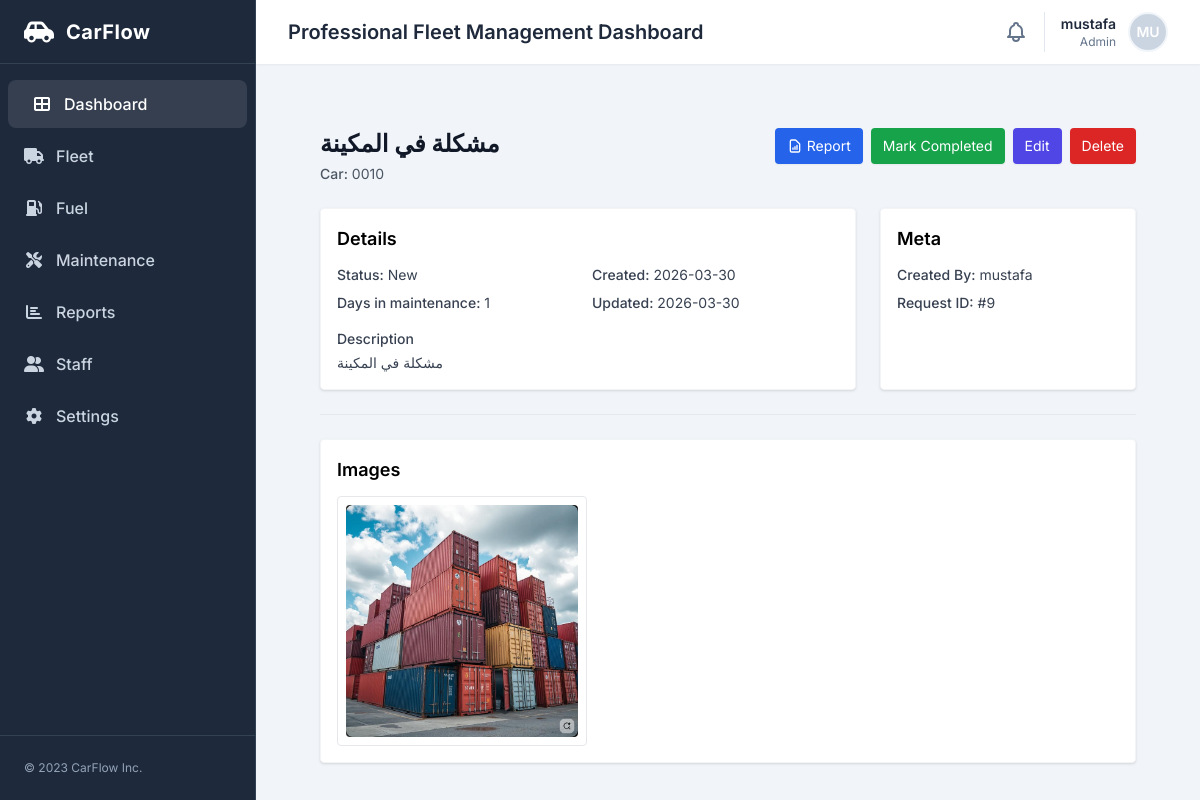
Screenshot of /maintenance/requests/9/ (signed in) with the database file from the repository.
### maintenance/models.py (models this page shows)
class MaintenanceRequest(models.Model):
    STATUS_CHOICES = [
        ("new", "New"),
        ("approved", "Approved"),
        ("in_progress", "In Progress"),
        ("completed", "Completed"),
    ]
    car = models.ForeignKey(
        "fleet.Car",
        on_delete=models.CASCADE,
        related_name="maintenance_requests"
    )
    title = models.CharField(max_length=200)
    description = models.TextField()
    odometer = models.PositiveIntegerField(default=0)
    status = models.CharField(
        max_length=20,
        choices=STATUS_CHOICES,
        default="new",
        db_index=True,
    )
    created_by = models.ForeignKey(
        settings.AUTH_USER_MODEL,
        on_delete=models.SET_NULL,
        null=True
    )
    created_at = models.DateTimeField(auto_now_add=True)
    updated_at = models.DateTimeField(auto_now=True)
    previous_car_status = models.CharField(
        max_length=20,
        choices=Car.STATUS_CHOICES,
        null=True,
        blank=True,
    )
    completion_comment = models.TextField(blank=True)
    completed_at = models.DateTimeField(null=True, blank=True)

class MaintenanceImage(models.Model):
    request = models.ForeignKey(
        MaintenanceRequest,
        on_delete=models.CASCADE,
        related_name="images"
    )
    image = models.ImageField(upload_to="maintenance_images/")
    caption = models.CharField(max_length=200, blank=True)
    created_at = models.DateTimeField(auto_now_add=True)

### fleet/models.py (models this page shows, shortened)
class Car(models.Model):
    STATUS_CHOICES = [
        ("available", "Available"),
        ("assigned", "Assigned"),
        ("maintenance", "Maintenance"),
        ("inactive", "Inactive"),
    ]
    VEHICLE_TYPE_CHOICES = [
        ("Sedan", "Sedan"),
        ("Reefer Van", "Chiller Van"),
        ("Reefer Truck", "Reefer Truck"),
        ("Reefer Pickup", "Reefer Pickup"),
    ]
    plate_number = models.CharField(max_length=20, unique=True, db_index=True)
    brand = models.CharField(max_length=100, default='Unknown')
    vehicle_type = models.CharField(max_length=100, choices=VEHICLE_TYPE_CHOICES, verbose_name="Vehicle Type", default="Sedan")
    year = models.PositiveIntegerField()
    vin = models.CharField(max_length=64, blank=True)
    status = models.CharField(
        max_length=20,
        choices=STATUS_CHOICES,
        default="available",
        db_index=True,
    )
    region = models.ForeignKey(
        "accounts.Region",
        on_delete=models.SET_NULL,
        null=True,
        blank=True,
        related_name="cars",
    )
    notes = models.TextField(blank=True)
    created_at = models.DateTimeField(auto_now_add=True)
    class Meta:
        ordering = ["plate_number"]

### maintenance/views.py (the view)
# urls.py: path("requests/<int:pk>/", MaintenanceRequestDetailView.as_view(), name="request_detail"),
class MaintenanceRequestDetailView(LoginRequiredMixin, DetailView):
    model = MaintenanceRequest
    template_name = "maintenance/request_detail.html"
    def get_context_data(self, **kwargs):
        context = super().get_context_data(**kwargs)
        req = self.object
        start_date = req.created_at.date()
        end_date = req.updated_at.date() if req.status == "completed" else timezone.localdate()
        context["days_in_maintenance"] = (end_date - start_date).days + 1
        return context

### maintenance/templates/maintenance/request_detail.html (shortened to what this page needs)
{% extends "base.html" %}
{% block content %}
<div class="flex-1 overflow-y-auto p-8">
  <section class="max-w-5xl mx-auto">
    <div class="flex items-start justify-between gap-4">
      <div>
        <h1 class="text-2xl font-bold text-gray-900">{{ object.title }}</h1>
        <div class="mt-1 text-sm text-gray-600">
          <span class="font-medium">Car:</span> {{ object.car.plate_number }}
        </div>
      </div>
      <div class="flex flex-wrap items-center gap-2 mt-4 sm:mt-0">
        <a href="{% url 'maintenance:request_report' object.pk %}" target="_blank" class="px-3 py-2 bg-blue-600 hover:bg-blue-700 text-white rounded text-sm transition-colors flex items-center gap-1 shadow-sm">
          Report
        </a>
        {% if object.status != "completed" %}
        <a href="{% url 'maintenance:request_complete' object.pk %}" class="px-3 py-2 bg-green-600 hover:bg-green-700 text-white rounded text-sm transition-colors shadow-sm">Mark Completed</a>
        {% endif %}
        <a href="{% url 'maintenance:request_edit' object.pk %}" class="px-3 py-2 bg-indigo-600 hover:bg-indigo-700 text-white rounded text-sm transition-colors shadow-sm">Edit</a>
        <a href="{% url 'maintenance:request_delete' object.pk %}" class="px-3 py-2 bg-red-600 hover:bg-red-700 text-white rounded text-sm transition-colors shadow-sm">Delete</a>
      </div>
    </div>
    <div class="grid grid-cols-1 md:grid-cols-3 gap-6 mt-6">
      <section class="p-4 bg-white rounded shadow border border-gray-100 md:col-span-2">
        <h2 class="text-lg font-semibold mb-3">Details</h2>
        <div class="grid grid-cols-1 sm:grid-cols-2 gap-2 text-sm text-gray-700">
          <div><span class="font-medium">Status:</span> {{ object.get_status_display }}</div>
          <div><span class="font-medium">Created:</span> {{ object.created_at|date:"Y-m-d" }}</div>
          <div><span class="font-medium">Days in maintenance:</span> {{ days_in_maintenance }}</div>
          <div><span class="font-medium">Updated:</span> {{ object.updated_at|date:"Y-m-d" }}</div>
        </div>
        <div class="mt-4">
          <div class="text-sm font-medium text-gray-700 mb-1">Description</div>
          <div class="text-sm text-gray-700 whitespace-pre-line">{{ object.description }}</div>
        </div>
      </section>
      <section class="p-4 bg-white rounded shadow border border-gray-100">
        <h2 class="text-lg font-semibold mb-3">Meta</h2>
        <div class="text-sm text-gray-700 space-y-2">
          <div><span class="font-medium">Created By:</span> {{ object.created_by|default:"-" }}</div>
          <div><span class="font-medium">Request ID:</span> #{{ object.pk }}</div>
        </div>
      </section>
    </div>
    <hr class="my-6">
    <section class="p-4 bg-white rounded shadow border border-gray-100">
      <h2 class="text-lg font-semibold mb-3">Images</h2>
      <div class="grid grid-cols-1 sm:grid-cols-2 md:grid-cols-3 gap-4">
        {% for img in object.images.all %}
        <figure class="border rounded p-2 bg-white">
          <img src="{{ img.image.url }}" alt="" class="w-full h-auto rounded">
        </figure>
        {% empty %}
        <p class="text-sm text-gray-600">No images</p>
        {% endfor %}
      </div>
    </section>
  </section>
</div>
{% endblock %}

### templates/partials/navbar.html (shortened to what this page needs)
<header class="h-16 flex items-center justify-between px-4 sm:px-6 lg:px-8 bg-white shadow-sm z-10">
<div class="flex items-center gap-3">
<h1 class="text-base sm:text-xl font-semibold text-slate-800 truncate max-w-[60vw] md:max-w-none">Professional Fleet Management Dashboard</h1>
</div>
<div class="flex items-center space-x-4">
<button class="text-slate-500 hover:text-slate-700 focus:outline-none">
</button>
<div class="flex items-center gap-3 border-l border-slate-200 pl-4 relative">
    <button id="user-menu-btn" class="flex items-center gap-3 focus:outline-none">
        <div class="text-right hidden sm:block">
            <p class="text-sm font-semibold text-slate-800">
                {{ request.user.get_full_name|default:request.user.username }}
            </p>
            <p class="text-xs text-slate-500">
                {% if request.user.groups.first %}
                    {{ request.user.groups.first.name }}
                {% else %}
                    User
                {% endif %}
            </p>
        </div>
        <div class="h-10 w-10 rounded-full bg-slate-300 flex items-center justify-center text-white font-semibold text-sm border-2 border-slate-100">
            {{ request.user.username|slice:":2"|upper }}
        </div>
    </button>
</div>
</header>

### templates/base.html (style rules this page uses)
body { font-family:'Inter',sans-serif;background-color:#f3f4f6 }

### rows the page displays
MaintenanceRequest: title "مشكلة في المكينة", car.plate_number "0010", status "New", created_at "2026-03-30", updated_at "2026-03-30", description "مشكلة في المكينة", created_by "mustafa", pk "9"
MaintenanceImage: image (picture)

### other values shown
{{ request.user.get_full_name|default:request.user.username }} "mustafa"
{{ request.user.groups.first.name }} "Admin"
{{ request.user.username|slice:":2"|upper }} "MU"
{{ days_in_maintenance }} "1"
